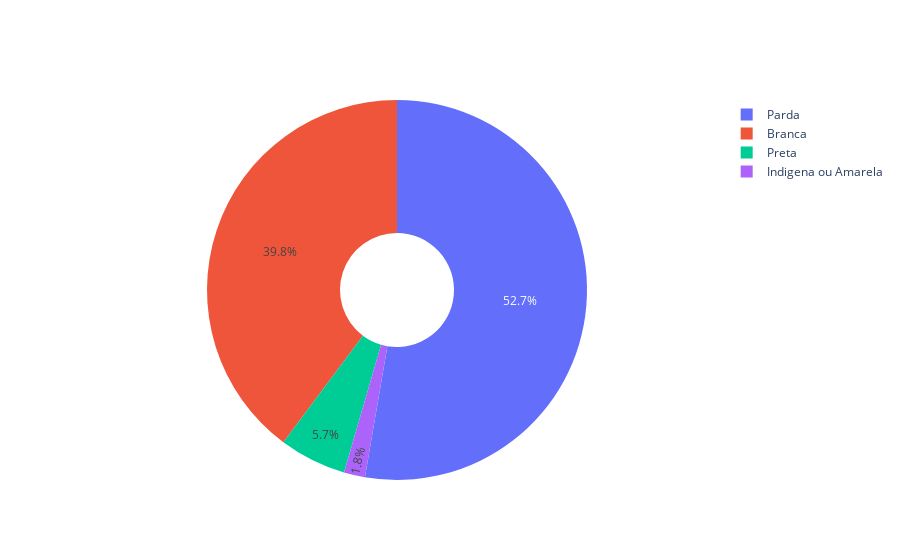

The code cell stored with this chart in its notebook:
### Markdown cell above
O primeiro gráfico acima mostra a porcentagem de doses da vacina contra a Covid-19 aplicadas para cada grupo étnico. Ele lida com o número absoluto de vacinações, isto é, cada dose, independente da classificação (1ª dose, dose de reforço, etc) ou do fabricante, contará na frequência de vacinação. Desse modo, percebemos que, de acordo com os dados, a maioria dos vacinados na Paraíba se autodeclaram pardos, seguidos dos autodeclarados brancos, e amarelos.

### Code cell
ethinicities_pop_list = ['Indigena ou Amarela', 'Branca', 'Parda', 'Preta']
ethinicities_pop_percentages_list = [1.8, 39.8, 52.7, 5.7]

fig = go.Figure(data=[go.Pie(labels = ethinicities_pop_list,
                            values=ethinicities_pop_percentages_list, hole=.3)])
fig.show()

### Figure 1 — Plotly figure (JSON) as saved in the notebook; plotly's stock layout.template omitted (floating-point values rounded to 4 significant figures)
{"data": [{"hole": 0.3, "labels": ["Indigena ou Amarela", "Branca", "Parda", "Preta"], "type": "pie", "values": [1.8, 39.8, 52.7, 5.7]}], "layout": {}}
